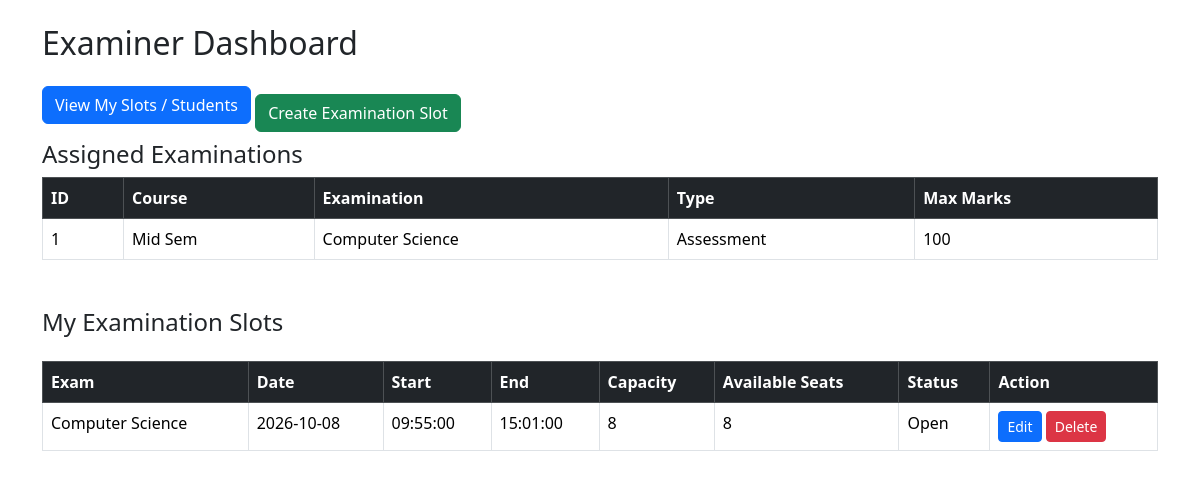
The app's page /examiner/dashboard (signed in), older data.
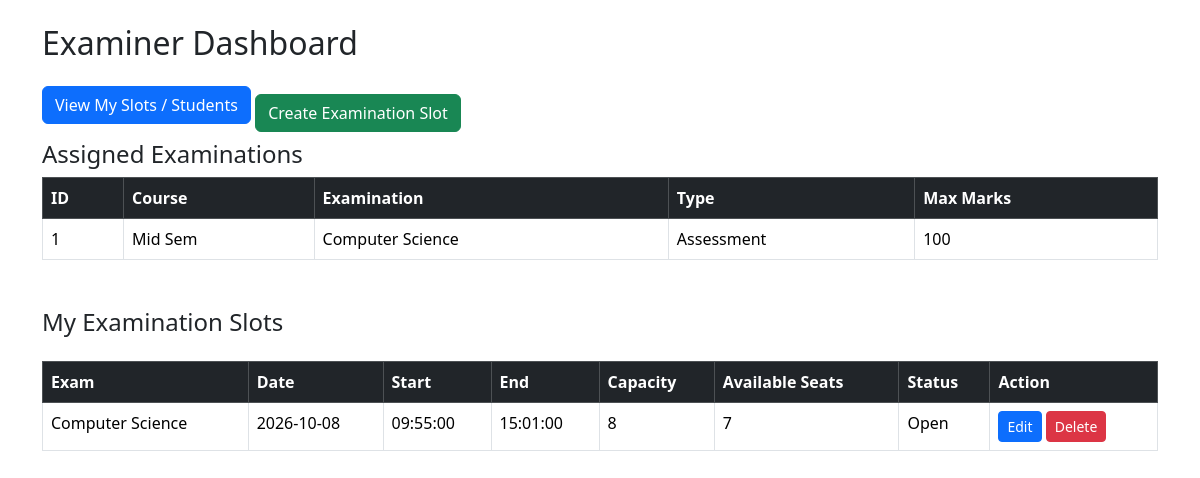
The same page, newer data.
### models.py (models this page shows)
class ExaminationSlot(db.Model):
    __tablename__ = "slots"
    id = db.Column(db.Integer, primary_key=True)
    examination_id = db.Column(db.Integer, db.ForeignKey("examinations.id"), nullable=False)
    examiner_id = db.Column(db.Integer, db.ForeignKey("users.id"), nullable=False)
    date = db.Column(db.Date)
    start_time = db.Column(db.Time)
    end_time = db.Column(db.Time)
    capacity = db.Column(db.Integer)
    available_seats = db.Column(db.Integer)
    status = db.Column(db.String(30), default="Available")
    examination = db.relationship(
        "Examination",
        backref="slots"
    )
    examiner = db.relationship(
        "User",
        foreign_keys=[examiner_id],
        backref="examiner_slots"
    )

class Examination(db.Model):
    __tablename__ = "examinations"
    id = db.Column(db.Integer, primary_key=True)
    course_id = db.Column(db.Integer, db.ForeignKey("courses.id"), nullable=False)
    examiner_id = db.Column(db.Integer, db.ForeignKey("users.id"), nullable=True)
    name = db.Column(db.String(100), nullable=False)
    exam_type = db.Column(db.String(30))
    duration = db.Column(db.Integer)
    max_marks = db.Column(db.Integer)
    slot_creation_start = db.Column(db.Date)
    slot_creation_end = db.Column(db.Date)
    booking_start = db.Column(db.Date)
    booking_end = db.Column(db.Date)
    status = db.Column(db.String(30))
    examiner = db.relationship(
        "User",
        foreign_keys=[examiner_id],
        backref="assigned_examinations"
    )
    course = db.relationship(
        "Course",
        backref="examinations"
    )

### app.py (the view)
@app.route("/examiner/dashboard")
@login_required
def examiner_dashboard():
    if current_user.role != 'examiner':
        return redirect(url_for("login"))
    examinations = Examination.query.filter_by(examiner_id=current_user.id).all()
    slots = ExaminationSlot.query.filter_by(examiner_id=current_user.id).all()
    return render_template("examiner/dashboard.html", examinations=examinations, slots=slots)

### app.py (called while the page is built)
@login_manager.user_loader
def load_user(user_id):
    return User.query.get(int(user_id))

### templates/examiner/dashboard.html (shortened to what this page needs)
<!DOCTYPE html>
<html>
<head>
    <link href="https://cdn.jsdelivr.net/npm/bootstrap@5.3.3/dist/css/bootstrap.min.css" rel="stylesheet">
</head>
<body>
    <div class="container mt-4">
        <h2 class="mb-4">Examiner Dashboard</h2>
        <a href="{{ url_for('examiner_slots') }}" class="btn btn-primary mb-3">
            View My Slots / Students
        </a>
        <a href="{{ url_for('create_exam_slot') }}" class="btn btn-success">
            Create Examination Slot
        </a>
        <h4>Assigned Examinations</h4>
        <table class="table table-bordered table-hover">
            <thead class="table-dark">
                <tr>
                    <th>ID</th>
                    <th>Course</th>
                    <th>Examination</th>
                    <th>Type</th>
                    <th>Max Marks</th>
                </tr>
            </thead>
            <tbody>
                {% for exam in examinations %}
                <tr>
                    <td>{{ exam.id }}</td>
                    <td>{{ exam.course.name }}</td>
                    <td>{{ exam.name }}</td>
                    <td>{{ exam.exam_type }}</td>
                    <td>{{ exam.max_marks }}</td>
                </tr>
                {% else %}
                <tr>
                    <td colspan="5" class="text-center">
                        No examinations assigned.
                    </td>
                </tr>
                {% endfor %}
            </tbody>
        </table>
        <div class="d-flex justify-content-between align-items-center mt-5 mb-3">
            <h4>My Examination Slots</h4>
        </div>
        <table class="table table-bordered table-hover">
            <thead class="table-dark">
                <tr>
                    <th>Exam</th>
                    <th>Date</th>
                    <th>Start</th>
                    <th>End</th>
                    <th>Capacity</th>
                    <th>Available Seats</th>
                    <th>Status</th>
                    <th>Action</th>
                </tr>
            </thead>
            <tbody>
                {% for slot in slots %}
                <tr>
                    <td>{{ slot.examination.name }}</td>
                    <td>{{ slot.date }}</td>
                    <td>{{ slot.start_time }}</td>
                    <td>{{ slot.end_time }}</td>
                    <td>{{ slot.capacity }}</td>
                    <td>{{ slot.available_seats }}</td>
                    <td>{{ slot.status }}</td>
                    <td>
                        <a href="{{ url_for('edit_slot', id=slot.id) }}" class="btn btn-primary btn-sm">
                            Edit
                        </a>
                        <a href="{{ url_for('delete_slot', id=slot.id) }}" class="btn btn-danger btn-sm"
                            onclick="return confirm('Delete this slot?')">
                            Delete
                        </a>
                    </td>
                </tr>
                {% else %}
                <tr>
                    <td colspan="8" class="text-center">
                        No slots created.
                    </td>
                </tr>
                {% endfor %}
            </tbody>
        </table>
    </div>
</body>
</html>

Row changes from the older to the newer data that the page shows:
changed ExaminationSlot "Open": available_seats "8" → "7"
